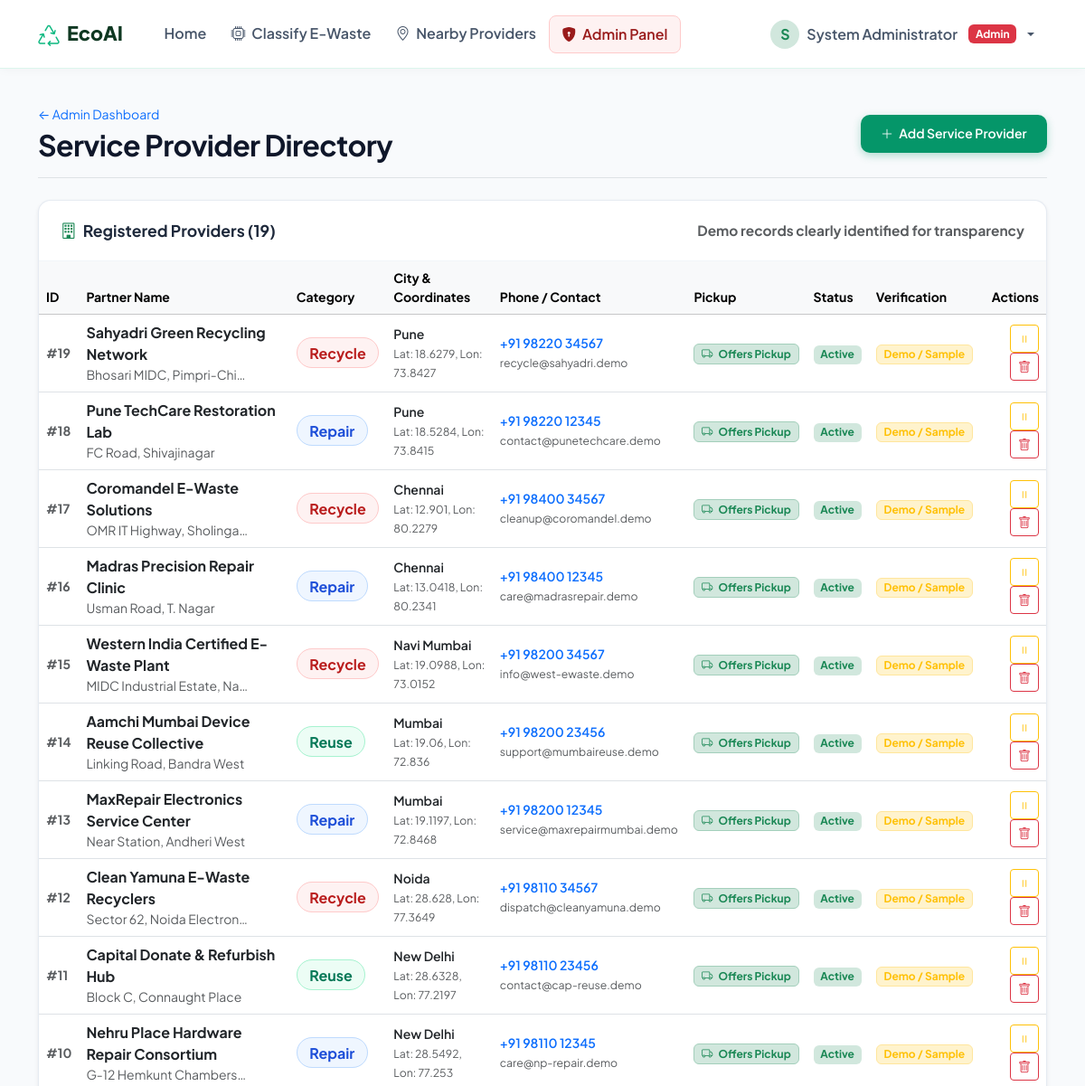
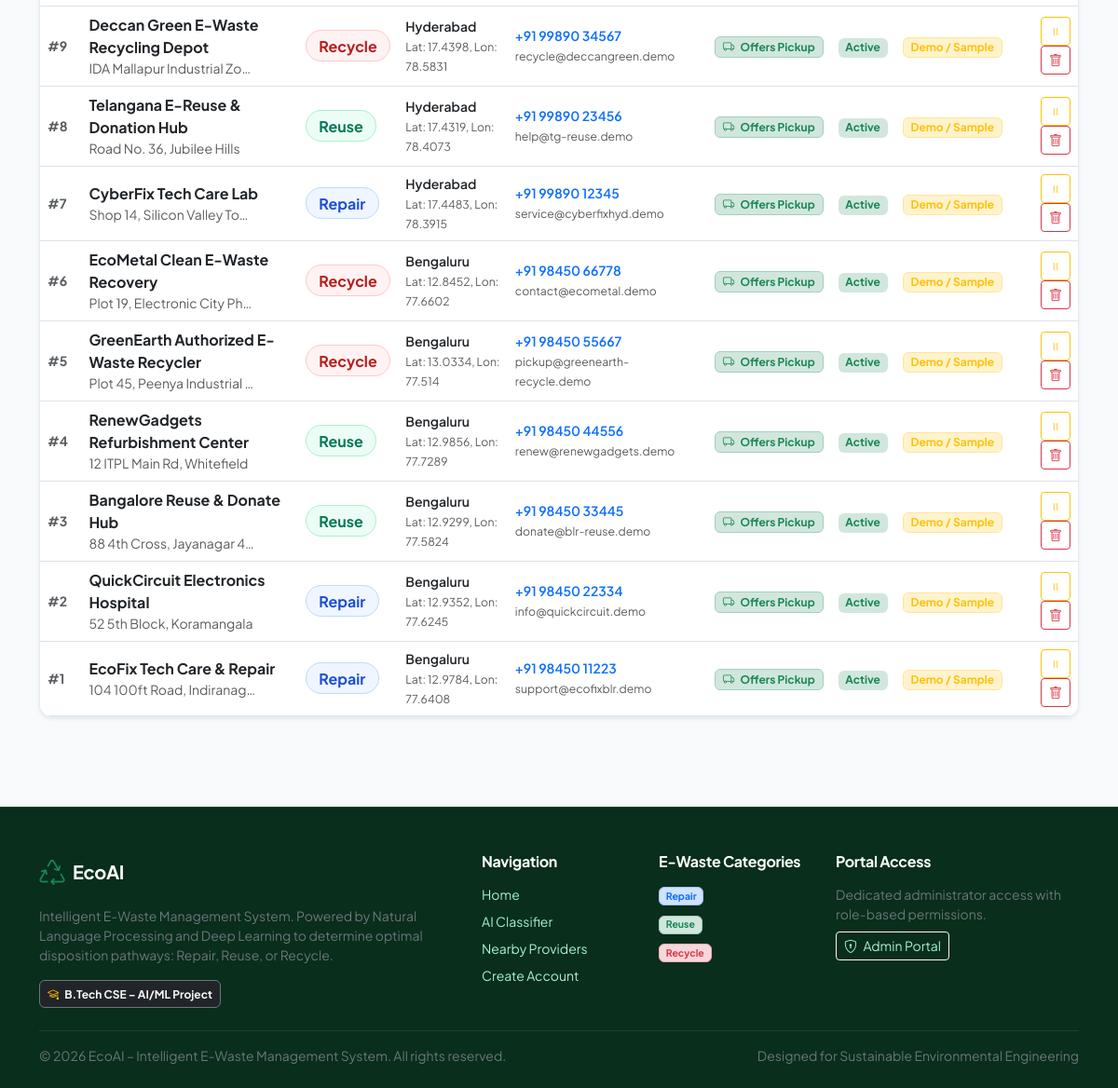
The page /admin/providers (signed in) on the database its author committed (2 pictures, top to bottom).
### tables this page shows
CREATE TABLE service_providers (
    id INTEGER PRIMARY KEY AUTOINCREMENT,
    name TEXT NOT NULL,
    category_id INTEGER NOT NULL,
    phone TEXT NOT NULL,
    email TEXT,
    address TEXT NOT NULL,
    city TEXT NOT NULL,
    latitude REAL NOT NULL,
    longitude REAL NOT NULL,
    offers_pickup INTEGER NOT NULL DEFAULT 1, -- 1 = yes, 0 = no
    is_active INTEGER NOT NULL DEFAULT 1, -- 1 = active, 0 = inactive
    verification_status TEXT NOT NULL DEFAULT 'Demo / Sample', -- 'Verified' or 'Demo / Sample'
    created_at TIMESTAMP DEFAULT CURRENT_TIMESTAMP,
    FOREIGN KEY (category_id) REFERENCES categories (id) ON DELETE RESTRICT
);

CREATE TABLE categories (
    id INTEGER PRIMARY KEY AUTOINCREMENT,
    category_name TEXT NOT NULL UNIQUE, -- 'Repair', 'Reuse', 'Recycle'
    description TEXT NOT NULL,
    badge_color TEXT NOT NULL DEFAULT 'success',
    icon TEXT NOT NULL DEFAULT 'bi-cpu'
);

### app.py (the view)
    @app.route('/admin/providers')
    @admin_required
    def admin_providers():
        providers = query_db("""
            SELECT p.id, p.name, p.category_id, p.phone, p.email, p.address, p.city,
                   p.latitude, p.longitude, p.offers_pickup, p.is_active, p.verification_status,
                   c.category_name, c.badge_color
            FROM service_providers p
            JOIN categories c ON p.category_id = c.id
            ORDER BY p.id DESC
        """)
        categories = query_db("SELECT id, category_name FROM categories ORDER BY id")
        return render_template('admin_providers.html', providers=providers, categories=categories)

### database/db.py (called while the page is built)
def get_db_path():
    if current_app:
        return current_app.config.get('DATABASE', Config.DATABASE)
    return Config.DATABASE

def get_db(db_path=None):
    target_path = db_path or get_db_path()
    os.makedirs(os.path.dirname(os.path.abspath(target_path)), exist_ok=True)
    if current_app:
        if 'db' not in g or g.get('db_path') != target_path:
            g.db = sqlite3.connect(target_path, detect_types=sqlite3.PARSE_DECLTYPES)
            g.db.row_factory = sqlite3.Row
            g.db.execute("PRAGMA foreign_keys = ON;")
            g.db_path = target_path
        return g.db
    else:
        conn = sqlite3.connect(target_path, detect_types=sqlite3.PARSE_DECLTYPES)
        conn.row_factory = sqlite3.Row
        conn.execute("PRAGMA foreign_keys = ON;")
        return conn

def query_db(query, args=(), one=False, db_path=None):
    conn = get_db(db_path)
    cur = conn.cursor()
    cur.execute(query, args)
    rv = cur.fetchall()
    cur.close()
    if not current_app and db_path:
        conn.close()
    if rv:
        return (dict(rv[0])) if one else [dict(row) for row in rv]
    return None if one else []

### templates/admin_providers.html (shortened to what this page needs)
{% extends "base.html" %}
{% block content %}
<div class="container py-4">
    <div class="d-flex flex-column flex-md-row justify-content-between align-items-md-center gap-3 mb-4 pb-3 border-bottom">
        <div>
            <div class="d-flex align-items-center gap-2">
                <a href="{{ url_for('admin_dashboard') }}" class="text-decoration-none small">&larr; Admin Dashboard</a>
            </div>
            <h2 class="fw-bold mb-0 mt-1">Service Provider Directory</h2>
        </div>
        <div>
            <button type="button" class="btn btn-eco-primary btn-sm" data-bs-toggle="modal" data-bs-target="#addProviderModal">
                <i class="bi bi-plus-lg me-1"></i> Add Service Provider
            </button>
        </div>
    </div>
    <div class="eco-card shadow-sm overflow-hidden mb-4">
        <div class="eco-card-header d-flex justify-content-between align-items-center">
            <span><i class="bi bi-building me-1 text-success"></i> Registered Providers ({{ providers|length }})</span>
            <span class="small text-muted">Demo records clearly identified for transparency</span>
        </div>
        <div class="eco-card-body p-0">
            <div class="table-responsive">
                <table class="table table-hover align-middle mb-0">
                    <thead class="table-light small">
                        <tr>
                            <th>ID</th>
                            <th>Partner Name</th>
                            <th>Category</th>
                            <th>City & Coordinates</th>
                            <th>Phone / Contact</th>
                            <th>Pickup</th>
                            <th>Status</th>
                            <th>Verification</th>
                            <th class="text-end">Actions</th>
                        </tr>
                    </thead>
                    <tbody>
                        {% for p in providers %}
                        <tr>
                            <td class="small fw-bold text-muted">#{{ p.id }}</td>
                            <td>
                                <div class="fw-bold text-dark">{{ p.name }}</div>
                                <small class="text-muted text-truncate d-block" style="max-width: 180px;" title="{{ p.address }}">
                                    {{ p.address }}
                                </small>
                            </td>
                            <td>
                                <span class="badge-cat-{{ p.category_name|lower }}">
                                    {{ p.category_name }}
                                </span>
                            </td>
                            <td class="small">
                                <div class="fw-semibold text-dark">{{ p.city }}</div>
                                <small class="text-muted">Lat: {{ p.latitude|round(4) }}, Lon: {{ p.longitude|round(4) }}</small>
                            </td>
                            <td class="small">
                                <div class="text-primary fw-semibold">{{ p.phone }}</div>
                                <small class="text-muted">{{ p.email or 'No email' }}</small>
                            </td>
                            <td>
                                {% if p.offers_pickup %}
                                <span class="badge bg-success-subtle text-success border border-success-subtle">
                                    <i class="bi bi-truck me-1"></i> Offers Pickup
                                </span>
                                {% else %}
                                <span class="badge bg-light text-muted border">Drop-off</span>
                                {% endif %}
                            </td>
                            <td>
                                {% if p.is_active %}
                                <span class="badge bg-success-subtle text-success">Active</span>
                                {% else %}
                                <span class="badge bg-secondary-subtle text-secondary">Inactive</span>
                                {% endif %}
                            </td>
                            <td>
                                {% if p.verification_status == 'Verified' %}
                                <span class="badge bg-success-subtle text-success border border-success-subtle">Verified</span>
                                {% else %}
                                <span class="badge bg-warning-subtle text-warning border border-warning-subtle">Demo / Sample</span>
                                {% endif %}
                            </td>
                            <td class="text-end">
                                <form method="POST" action="{{ url_for('admin_toggle_provider_status', provider_id=p.id) }}" style="display:inline;">
                                    {% if p.is_active %}
                                    <button type="submit" class="btn btn-sm btn-outline-warning py-1 px-2" title="Deactivate Provider">
                                        <i class="bi bi-pause"></i>
                                    </button>
                                    {% else %}
                                    <button type="submit" class="btn btn-sm btn-outline-success py-1 px-2" title="Activate Provider">
                                        <i class="bi bi-play"></i>
                                    </button>
                                    {% endif %}
                                </form>
                                <form method="POST" action="{{ url_for('admin_delete_provider', provider_id=p.id) }}" onsubmit="return confirm('Delete provider \'{{ p.name }}\'?');" style="display:inline;" class="ms-1">
                                    <button type="submit" class="btn btn-sm btn-outline-danger py-1 px-2" title="Delete Provider">
                                        <i class="bi bi-trash"></i>
                                    </button>
                                </form>
                            </td>
                        </tr>
                        {% endfor %}
                    </tbody>
                </table>
            </div>
        </div>
    </div>
</div>
{% endblock %}

### static/css/style.css (style rules this page uses)
:root { --eco-forest-dark: #0f3822; --eco-forest: #165b37; --eco-emerald: #10b981; --eco-emerald-dark: #059669; --eco-sage-light: #ecfdf5; --eco-sage-border: #a7f3d0; --eco-slate: #0f172a; --eco-muted: #64748b; --eco-bg: #f8fafc; --eco-card-bg: #ffffff; --eco-shadow-sm: 0 2px 4px rgba(15, 23, 42, 0.05); --eco-shadow-md: 0 4px 14px rgba(22, 91, 55, 0.08); --eco-shadow-lg: 0 10px 25px rgba(22, 91, 55, 0.12); --eco-radius: 14px; }
body { font-family: 'Plus Jakarta Sans', -apple-system, BlinkMacSystemFont, 'Segoe UI', Roboto, Helvetica, Arial, sans-serif; background-color: var(--eco-bg); color: #1e293b; min-height: 100vh; display: flex; flex-direction: column; }
h1, h2, h3, h4, h5, h6 { font-weight: 700; color: var(--eco-slate); letter-spacing: -0.02em; }
a { text-decoration: none; transition: all 0.2s ease-in-out; }
.btn-eco-primary { background: var(--eco-emerald-dark); color: #ffffff; font-weight: 600; border: none; padding: 0.65rem 1.4rem; border-radius: 10px; box-shadow: 0 3px 10px rgba(5, 150, 105, 0.3); transition: all 0.25s ease; }
.eco-card { background: var(--eco-card-bg); border: 1px solid rgba(226, 232, 240, 0.85); border-radius: var(--eco-radius); box-shadow: var(--eco-shadow-sm); transition: transform 0.25s ease, box-shadow 0.25s ease; overflow: hidden; }
.eco-card-header { padding: 1.25rem 1.5rem; background: transparent; border-bottom: 1px solid #f1f5f9; font-weight: 700; font-size: 1.1rem; }
.eco-card-body { padding: 1.5rem; }
.badge-cat-repair { background-color: #eff6ff; color: #1d4ed8; border: 1px solid #bfdbfe; font-weight: 700; padding: 0.35rem 0.85rem; border-radius: 50px; }
.badge-cat-reuse { background-color: #ecfdf5; color: #047857; border: 1px solid #a7f3d0; font-weight: 700; padding: 0.35rem 0.85rem; border-radius: 50px; }
.badge-cat-recycle { background-color: #fef2f2; color: #b91c1c; border: 1px solid #fecaca; font-weight: 700; padding: 0.35rem 0.85rem; border-radius: 50px; }

### rows shown on the page
service_providers: id "19", name "Sahyadri Green Recycling Network", address "Bhosari MIDC, Pimpri-Chi…", category_name "Recycle", city "Pune", latitude "18.6279", longitude "73.8427", phone "+91 98220 34567", email "recycle@sahyadri.demo", offers_pickup 1 (drawn), is_active "Active", verification_status "Demo / Sample"
service_providers: id "18", name "Pune TechCare Restoration Lab", address "FC Road, Shivajinagar", category_name "Repair", city "Pune", latitude "18.5284", longitude "73.8415", phone "+91 98220 12345", email "contact@punetechcare.demo", offers_pickup 1 (drawn), is_active "Active", verification_status "Demo / Sample"
service_providers: id "17", name "Coromandel E-Waste Solutions", address "OMR IT Highway, Sholinga…", category_name "Recycle", city "Chennai", latitude "12.901", longitude "80.2279", phone "+91 98400 34567", email "cleanup@coromandel.demo", offers_pickup 1 (drawn), is_active "Active", verification_status "Demo / Sample"
service_providers: id "16", name "Madras Precision Repair Clinic", address "Usman Road, T. Nagar", category_name "Repair", city "Chennai", latitude "13.0418", longitude "80.2341", phone "+91 98400 12345", email "care@madrasrepair.demo", offers_pickup 1 (drawn), is_active "Active", verification_status "Demo / Sample"
service_providers: id "15", name "Western India Certified E-Waste Plant", address "MIDC Industrial Estate, Na…", category_name "Recycle", city "Navi Mumbai", latitude "19.0988", longitude "73.0152", phone "+91 98200 34567", email "info@west-ewaste.demo", offers_pickup 1 (drawn), is_active "Active", verification_status "Demo / Sample"
service_providers: id "14", name "Aamchi Mumbai Device Reuse Collective", address "Linking Road, Bandra West", category_name "Reuse", city "Mumbai", latitude "19.06", longitude "72.836", phone "+91 98200 23456", email "support@mumbaireuse.demo", offers_pickup 1 (drawn), is_active "Active", verification_status "Demo / Sample"
service_providers: id "13", name "MaxRepair Electronics Service Center", address "Near Station, Andheri West", category_name "Repair", city "Mumbai", latitude "19.1197", longitude "72.8468", phone "+91 98200 12345", email "service@maxrepairmumbai.demo", offers_pickup 1 (drawn), is_active "Active", verification_status "Demo / Sample"
service_providers: id "12", name "Clean Yamuna E-Waste Recyclers", address "Sector 62, Noida Electron…", category_name "Recycle", city "Noida", latitude "28.628", longitude "77.3649", phone "+91 98110 34567", email "dispatch@cleanyamuna.demo", offers_pickup 1 (drawn), is_active "Active", verification_status "Demo / Sample"
service_providers: id "11", name "Capital Donate & Refurbish Hub", address "Block C, Connaught Place", category_name "Reuse", city "New Delhi", latitude "28.6328", longitude "77.2197", phone "+91 98110 23456", email "contact@cap-reuse.demo", offers_pickup 1 (drawn), is_active "Active", verification_status "Demo / Sample"
service_providers: id "10", name "Nehru Place Hardware Repair Consortium", address "G-12 Hemkunt Chambers…", category_name "Repair", city "New Delhi", latitude "28.5492", longitude "77.253", phone "+91 98110 12345", email "care@np-repair.demo", offers_pickup 1 (drawn), is_active "Active", verification_status "Demo / Sample"
service_providers: id "9", name "Deccan Green E-Waste Recycling Depot", address "IDA Mallapur Industrial Zone", category_name "Recycle", city "Hyderabad", latitude "17.4398", longitude "78.5831", phone "+91 99890 34567", email "recycle@deccangreen.demo", offers_pickup 1 (drawn), is_active "Active", verification_status "Demo / Sample"
service_providers: id "8", name "Telangana E-Reuse & Donation Hub", address "Road No. 36, Jubilee Hills", category_name "Reuse", city "Hyderabad", latitude "17.4319", longitude "78.4073", phone "+91 99890 23456", email "help@tg-reuse.demo", offers_pickup 1 (drawn), is_active "Active", verification_status "Demo / Sample"
service_providers: id "7", name "CyberFix Tech Care Lab", address "Shop 14, Silicon Valley To…", category_name "Repair", city "Hyderabad", latitude "17.4483", longitude "78.3915", phone "+91 99890 12345", email "service@cyberfixhyd.demo", offers_pickup 1 (drawn), is_active "Active", verification_status "Demo / Sample"
service_providers: id "6", name "EcoMetal Clean E-Waste Recovery", address "Plot 19, Electronic City Ph…", category_name "Recycle", city "Bengaluru", latitude "12.8452", longitude "77.6602", phone "+91 98450 66778", email "contact@ecometal.demo", offers_pickup 1 (drawn), is_active "Active", verification_status "Demo / Sample"
service_providers: id "5", name "GreenEarth Authorized E-Waste Recycler", address "Plot 45, Peenya Industrial…", category_name "Recycle", city "Bengaluru", latitude "13.0334", longitude "77.514", phone "+91 98450 55667", email "pickup@greenearth-recycle.demo", offers_pickup 1 (drawn), is_active "Active", verification_status "Demo / Sample"
service_providers: id "4", name "RenewGadgets Refurbishment Center", address "12 ITPL Main Rd, Whitefield", category_name "Reuse", city "Bengaluru", latitude "12.9856", longitude "77.7289", phone "+91 98450 44556", email "renew@renewgadgets.demo", offers_pickup 1 (drawn), is_active "Active", verification_status "Demo / Sample"
service_providers: id "3", name "Bangalore Reuse & Donate Hub", address "88 4th Cross, Jayanagar 4…", category_name "Reuse", city "Bengaluru", latitude "12.9299", longitude "77.5824", phone "+91 98450 33445", email "donate@blr-reuse.demo", offers_pickup 1 (drawn), is_active "Active", verification_status "Demo / Sample"
service_providers: id "2", name "QuickCircuit Electronics Hospital", address "52 5th Block, Koramangala", category_name "Repair", city "Bengaluru", latitude "12.9352", longitude "77.6245", phone "+91 98450 22334", email "info@quickcircuit.demo", offers_pickup 1 (drawn), is_active "Active", verification_status "Demo / Sample"
service_providers: id "1", name "EcoFix Tech Care & Repair", address "104 100ft Road, Indiranag…", category_name "Repair", city "Bengaluru", latitude "12.9784", longitude "77.6408", phone "+91 98450 11223", email "support@ecofixblr.demo", offers_pickup 1 (drawn), is_active "Active", verification_status "Demo / Sample"

### other values the page prints
{{ session.get('user_name', 'U')[0]|upper }} "S"
{{ session.get('user_name') }} "System Administrator"
{{ providers|length }} "19"
